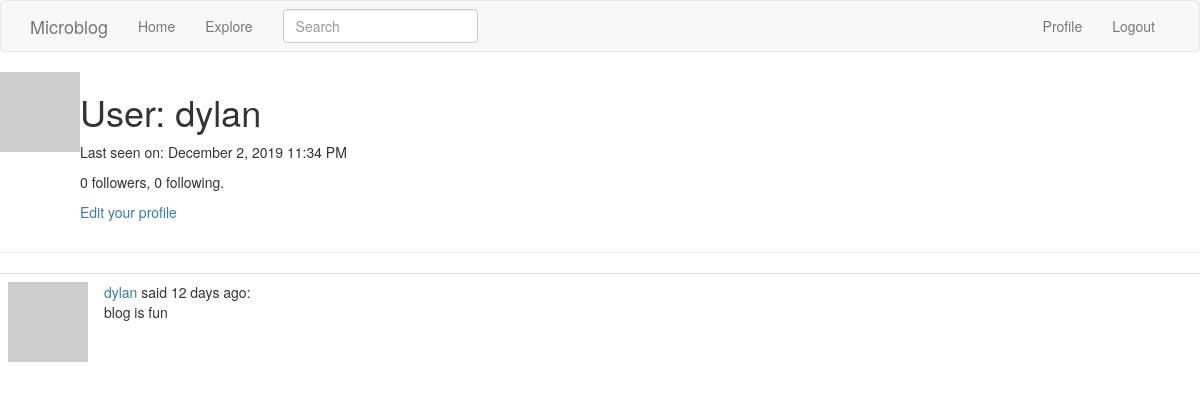
/user/dylan (signed in), run on an earlier commit of the app's database.
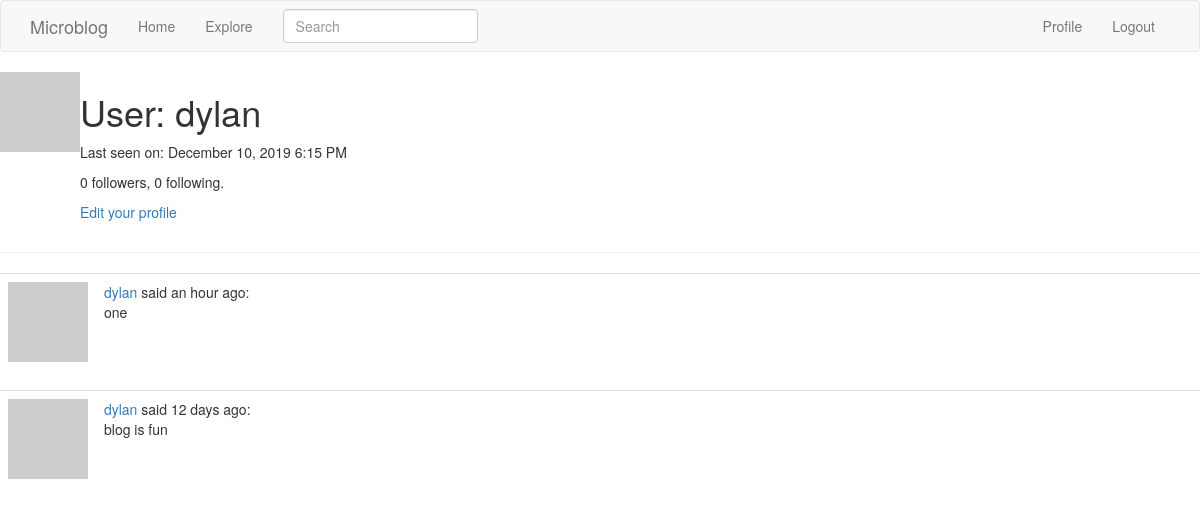
And on a later commit of the database.
### app/models.py (models this page shows, shortened)
class User(UserMixin, db.Model):
    id = db.Column(db.Integer, primary_key=True)
    username = db.Column(db.String(64), index=True, unique=True)
    email = db.Column(db.String(120), index=True, unique=True)
    password_hash = db.Column(db.String(128))
    posts = db.relationship('Post', backref='author', lazy='dynamic')
    about_me = db.Column(db.String(140))
    last_seen = db.Column(db.DateTime, default=datetime.utcnow)
    followed = db.relationship(
        'User', secondary=followers,
        primaryjoin=(followers.c.follower_id == id),
        secondaryjoin=(followers.c.followed_id == id),
        backref=db.backref('followers', lazy='dynamic'), lazy='dynamic')
    def avatar(self, size):
        digest = md5(self.email.lower().encode('utf-8')).hexdigest()
        return 'https://www.gravatar.com/avatar/{}?d=identicon&s={}'.format(
            digest, size)

class SearchableMixin(object):
    @classmethod
    def before_commit(cls, session):
        session._changes = {
            'add': list(session.new),
            'update': list(session.dirty),
            'delete': list(session.deleted)
        }
    @classmethod
    def after_commit(cls, session):
        for obj in session._changes['add']:
            if isinstance(obj, SearchableMixin):
                add_to_index(obj.__tablename__, obj)
        for obj in session._changes['update']:
            if isinstance(obj, SearchableMixin):
                add_to_index(obj.__tablename__, obj)
        for obj in session._changes['delete']:
            if isinstance(obj, SearchableMixin):
                remove_from_index(obj.__tablename__, obj)
        session._changes = None

class Post(SearchableMixin, db.Model):
    id = db.Column(db.Integer, primary_key=True)
    body = db.Column(db.String(140))
    timestamp = db.Column(db.DateTime, index=True, default=datetime.utcnow)
    user_id = db.Column(db.Integer, db.ForeignKey('user.id'))
    __searchable__ = ['body']

### app/routes.py (the view)
@app.route('/user/<username>')
@login_required
def user(username):
    user = User.query.filter_by(username=username).first_or_404()
    page = request.args.get('page', 1, type=int)
    posts = user.posts.order_by(Post.timestamp.desc()).paginate(
        page, app.config['POSTS_PER_PAGE'], False)
    next_url = url_for('user', username=user.username, page=posts.next_num) \
        if posts.has_next else None
    prev_url = url_for('user', username=user.username, page=posts.prev_num) \
        if posts.has_prev else None
    return render_template('user.html', user=user, posts=posts.items,
                           next_url=next_url, prev_url=prev_url)

### app/forms.py
class SearchForm(FlaskForm):
    q = StringField(('Search'), validators=[DataRequired()])
    def __init__(self, *args, **kwargs):
        if 'formdata' not in kwargs:
            kwargs['formdata'] = request.args
        if 'csrf_enabled' not in kwargs:
            kwargs['csrf_enabled'] = False
        super(SearchForm, self).__init__(*args, **kwargs)

### app/models.py (called while the page is built)
@login.user_loader
def load_user(id):
    return User.query.get(int(id))

### app/routes.py (called while the page is built)
@app.before_request
def before_request():
    if current_user.is_authenticated:
        current_user.last_seen = datetime.utcnow()
        db.session.commit()
        g.search_form = SearchForm()
    g.locale = str(get_locale())

### app/templates/user.html (shortened to what this page needs)
{% extends "base.html" %}
{% block content %}
    <table>
        <tr valign="top">
            <td><img src="{{ user.avatar(128) }}"></td>
            <td>
                <h1>User: {{ user.username }}</h1>
                {% if user.last_seen %}
                <p>Last seen on: {{ moment(user.last_seen).format('LLL') }}</p>
                {% endif %}                <p>{{ user.followers.count() }} followers, {{ user.followed.count() }} following.</p>
                {% if user == current_user %}
                <p><a href="{{ url_for('edit_profile') }}">Edit your profile</a></p>
                {% elif not current_user.is_following(user) %}
                <p><a href="{{ url_for('follow', username=user.username) }}">Follow</a></p>
                {% else %}
                <p><a href="{{ url_for('unfollow', username=user.username) }}">Unfollow</a></p>
                {% endif %}
            </td>
        </tr>
    </table>
    <hr>
    {% for post in posts %}
        {% include '_post.html' %}
    {% endfor %}
{% endblock %}

### app/templates/base.html (shortened to what this page needs)
{% extends 'bootstrap/base.html' %}
{% block navbar %}
    <nav class="navbar navbar-default">
        <div class="container">
            <div class="navbar-header">
                <a class="navbar-brand" href="{{ url_for('index') }}">Microblog</a>
            </div>
            <div class="collapse navbar-collapse" id="bs-example-navbar-collapse-1">
                <ul class="nav navbar-nav">
                    <li><a href="{{ url_for('index') }}">Home</a></li>
                    <li><a href="{{ url_for('explore') }}">Explore</a></li>
                </ul>
                {% if g.search_form %}
                <form class="navbar-form navbar-left" method="get"
                        action="{{ url_for('search') }}">
                    <div class="form-group">
                        {{ g.search_form.q(size=20, class='form-control',
                            placeholder=g.search_form.q.label.text) }}
                    </div>
                </form>
                {% endif %}
                <ul class="nav navbar-nav navbar-right">
                    {% if current_user.is_anonymous %}
                    <li><a href="{{ url_for('login') }}">Login</a></li>
                    {% else %}
                    <li><a href="{{ url_for('user', username=current_user.username) }}">Profile</a></li>
                    <li><a href="{{ url_for('logout') }}">Logout</a></li>
                    {% endif %}
                </ul>
            </div>
        </div>
    </nav>
{% endblock %}

### app/templates/_post.html
<table class="table table-hover">
    <tr>
        <td width="70px">
            <a href="{{ url_for('user', username=post.author.username) }}">
                <img src="{{ post.author.avatar(70) }}" />
            </a>
        </td>
        <td>
            <a href="{{ url_for('user', username=post.author.username) }}">
                {{ post.author.username }}
            </a>
            said {{ moment(post.timestamp).fromNow() }}:
            <br>
            {{ post.body }}
        </td>
    </tr>
</table>

What changed in the data, as far as the page shows it:
changed User "dylan": last_seen "December 2, 2019 11:34 PM" → "December 10, 2019 6:15 PM"
added Post: author.username "dylan", timestamp "an hour ago", body "one"
